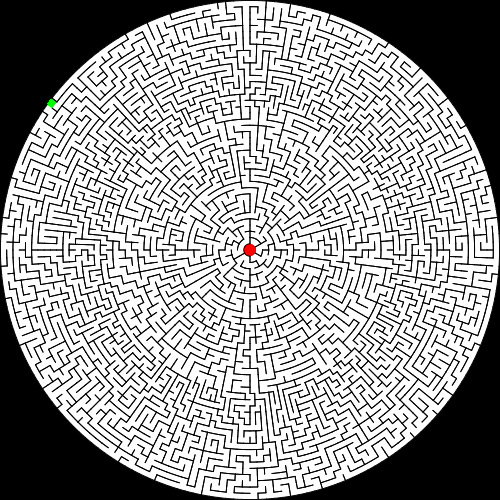
#> input picture astar_path/circle.png, 500 x 500 px
$ python yuan.py
#> lines starting #> are read from the running program, lines starting #| are printed output that depends on the picture; after the words box and inside, x2 and y2 are one past the last pixel; in counts of white or black regions, pixels touching at a corner belong together
import cv2
import numpy as np
import time
from heapq import heappush, heappop


def parse_maze_image(img_path):
    img_bgr = cv2.imread(img_path)
    if img_bgr is None:
        raise ValueError("无法读取图像，请检查路径或文件格式。")

    hsv_img = cv2.cvtColor(img_bgr, cv2.COLOR_BGR2HSV)
    h, w, _ = hsv_img.shape

    lower_red1 = np.array([0, 120, 70])
    upper_red1 = np.array([10, 255, 255])
    lower_red2 = np.array([170, 120, 70])
    upper_red2 = np.array([180, 255, 255])

    lower_green = np.array([40, 100, 70])
    upper_green = np.array([80, 255, 255])

    red_mask1 = cv2.inRange(hsv_img, lower_red1, upper_red1)
    red_mask2 = cv2.inRange(hsv_img, lower_red2, upper_red2)
    red_mask = cv2.bitwise_or(red_mask1, red_mask2)

    green_mask = cv2.inRange(hsv_img, lower_green, upper_green)

    maze = np.zeros((h, w), dtype=bool)

    start = None
    goal = None

    pass_threshold = 200

    for y in range(h):
        for x in range(w):
            if red_mask[y, x] > 0:

                if start is None:
                    start = (y, x)
                maze[y, x] = True
            elif green_mask[y, x] > 0:
                if goal is None:
                    goal = (y, x)
                maze[y, x] = True
            else:
                b, g, r = img_bgr[y, x]
                if b > pass_threshold and g > pass_threshold and r > pass_threshold:
                    maze[y, x] = True
                else:
                    maze[y, x] = False

    if start is None or goal is None:
        raise ValueError("没有检测到起点或终点，请检查红/绿色阈值或图像内容。")

    return maze, start, goal, img_bgr


def get_neighbors(maze, r, c):
    neighbors = []
    directions = [(1, 0), (-1, 0), (0, 1), (0, -1)]
    for dr, dc in directions:
        nr, nc = r + dr, c + dc
        if 0 <= nr < maze.shape[0] and 0 <= nc < maze.shape[1]:
            if maze[nr, nc]:
                neighbors.append((nr, nc))
    return neighbors


def bfs(maze, start, goal):
    from collections import deque
    visited = set()
    queue = deque()
    queue.append((start, [start]))
    visited.add(start)

    while queue:
        (r, c), path = queue.popleft()
        if (r, c) == goal:
            return path

        for nxt in get_neighbors(maze, r, c):
            if nxt not in visited:
                visited.add(nxt)
                queue.append((nxt, path + [nxt]))
    return None


def dijkstra(maze, start, goal):
    dist = {start: 0}
    visited = set()
    pq = []
    heappush(pq, (0, start, [start]))

    while pq:
        current_dist, current_node, path = heappop(pq)
        if current_node in visited:
            continue
        visited.add(current_node)

        if current_node == goal:
            return path

        for nxt in get_neighbors(maze, *current_node):
            if nxt not in visited:
                old_dist = dist.get(nxt, float('inf'))
                new_dist = current_dist + 1
                if new_dist < old_dist:
                    dist[nxt] = new_dist
                    heappush(pq, (new_dist, nxt, path + [nxt]))
    return None


def a_star(maze, start, goal):
    def heuristic(p1, p2):
        return abs(p1[0] - p2[0]) + abs(p1[1] - p2[1])

    dist = {start: 0}
    visited = set()
    pq = []  # (f, 当前节点, 路径)，其中 f = g + h
    heappush(pq, (heuristic(start, goal), start, [start]))

    while pq:
        f, current_node, path = heappop(pq)
        if current_node in visited:
            continue
        visited.add(current_node)

        if current_node == goal:
            return path

        for nxt in get_neighbors(maze, *current_node):
            if nxt not in visited:
                tentative_g = dist[current_node] + 1
                if tentative_g < dist.get(nxt, float('inf')):
                    dist[nxt] = tentative_g
                    f_nxt = tentative_g + heuristic(nxt, goal)
                    heappush(pq, (f_nxt, nxt, path + [nxt]))
    return None


def draw_path_on_image(img, path, color=(0, 0, 255), thickness=1):
    out_img = img.copy()
    for i in range(len(path) - 1):
        (r1, c1) = path[i]
        (r2, c2) = path[i + 1]
        cv2.line(out_img, (c1, r1), (c2, r2), color, thickness)
    return out_img


def main():
    maze_path = "circle.png"
    maze, start, goal, original_img = parse_maze_image(maze_path)
#> in parse_maze_image, img_bgr is the input picture: shape (500, 500, 3); mean B, G, R 159.1, 159.2, 159.2
#> in parse_maze_image, `hsv_img = cv2.cvtColor(img_bgr, cv2.COLOR_BGR2HSV)`: hsv_img: shape (500, 500, 3); mean H, S, V 0, 0.2, 159.3
#> in parse_maze_image, `red_mask1 = cv2.inRange(hsv_img, lower_red1, upper_red1)`:
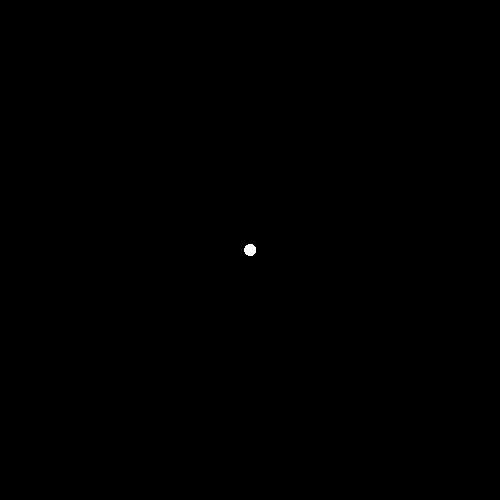
#> red_mask1: shape (500, 500); 0.05% white; 1 white region, box (x1, y1, x2, y2) and area: (244, 244, 256, 256) 116
#> in parse_maze_image, `red_mask2 = cv2.inRange(hsv_img, lower_red2, upper_red2)`: red_mask2: shape (500, 500); every value is 0
#> in parse_maze_image, `green_mask = cv2.inRange(hsv_img, lower_green, upper_green)`: green_mask: shape (500, 500); 0.02% white; 1 white region, box (x1, y1, x2, y2) and area: (47, 99, 57, 108) 54
#> after the loop in parse_maze_image, `for y in range(h):`:
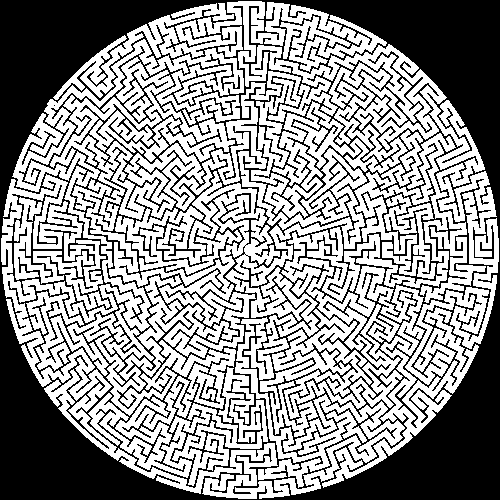
#> maze: shape (500, 500) bool; 57.5% white; 2 black regions (1 under 20 px), largest, box (x1, y1, x2, y2) and area: (0, 0, 500, 500) 106194
#> after the loop in parse_maze_image, `for y in range(h):`: goal = (99, 50); start = (244, 248)
#> start = (244, 248); goal = (99, 50)

    t0 = time.process_time()
    path_bfs = bfs(maze, start, goal)
#> after the loop in bfs, `while queue:`: visited = 124595 items
#> path_bfs = 5336 pairs, first value 99 to 494, second value 7 to 397
    t1 = time.process_time()
    bfs_time = t1 - t0

    t0 = time.process_time()
    path_dijk = dijkstra(maze, start, goal)
#> in dijkstra, `dist = {start: 0}`: dist = {(244, 248): 0}
#> the loop in dijkstra, `while pq:` made 124571 passes
#> (current_dist, current_node) on passes 22 to 24: (5, (242, 251)), (5, (243, 252)), (5, (244, 253))
#> after the loop in dijkstra, `while pq:`: dist = 124588 items; visited = 124571 items
#> path_dijk has the same summary as path_bfs
    t1 = time.process_time()
    dijk_time = t1 - t0

    t0 = time.process_time()
    path_astar = a_star(maze, start, goal)
#> in a_star, `dist = {start: 0}`: dist = {(244, 248): 0}
#> the loop in a_star, `while pq:` made 131839 passes
#> (f, current_node) on passes 9, 14, 15: (347, (246, 245)), (349, (242, 251)), (349, (241, 251))
#> after the loop in a_star, `while pq:`: dist = 117009 items; visited = 116910 items
#> path_astar has the same summary as path_bfs
    t1 = time.process_time()
    astar_time = t1 - t0

    print("BFS Time:       {:.6f}s, Path Length: {}, Color: Blue".format(bfs_time, len(path_bfs) if path_bfs else None))
#| BFS Time:       2.890125s, Path Length: 5336, Color: Blue
    print("Dijkstra Time:  {:.6f}s, Path Length: {}, Color: Green".format(dijk_time,
                                                                          len(path_dijk) if path_dijk else None))
#| Dijkstra Time:  3.390691s, Path Length: 5336, Color: Green
    print("A* Time:        {:.6f}s, Path Length: {}, Color: Red".format(astar_time,
                                                                        len(path_astar) if path_astar else None))
#| A* Time:        4.133996s, Path Length: 5336, Color: Red

    if path_bfs:
        bfs_img = draw_path_on_image(original_img, path_bfs, color=(255, 0, 0), thickness=1)  # 蓝色
#> the loop in draw_path_on_image, `for i in range(len(path) - 1):` made 5335 passes
#> (r1, c1, r2, c2) on passes 1 to 3: (244, 248, 245, 248), (245, 248, 246, 248), (246, 248, 247, 248)
#> after the loop in draw_path_on_image, `for i in range(len(path) - 1):`:
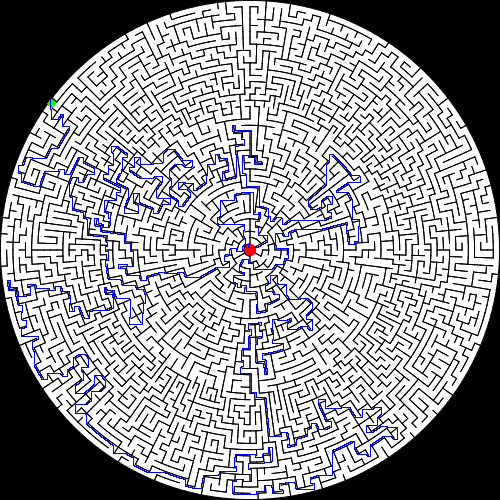
#> out_img: shape (500, 500, 3); 2.13% of pixels changed, all inside (x1, y1, x2, y2) = (7, 99, 398, 495)
        cv2.imwrite("bfs_path_circle.png", bfs_img)
    if path_dijk:
        dijk_img = draw_path_on_image(original_img, path_dijk, color=(0, 255, 0), thickness=1)  # 绿色
#> call 2 of draw_path_on_image, with color = (0, 255, 0), thickness = 1
#> after the loop in draw_path_on_image (call 2), `for i in range(len(path) - 1):`:
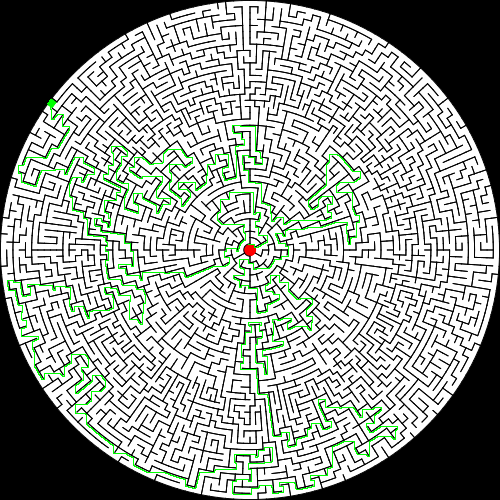
#> out_img: shape (500, 500, 3); 2.13% of pixels changed, all inside (x1, y1, x2, y2) = (7, 106, 398, 495)
        cv2.imwrite("dijkstra_path_circle.png", dijk_img)
    if path_astar:
        astar_img = draw_path_on_image(original_img, path_astar, color=(0, 0, 255), thickness=1)  # 红色
#> call 3 of draw_path_on_image, with color = (0, 0, 255), thickness = 1
#> after the loop in draw_path_on_image (call 3), `for i in range(len(path) - 1):`:
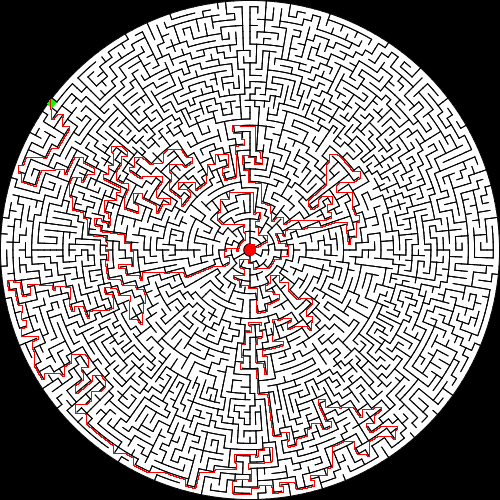
#> out_img: shape (500, 500, 3); 2.13% of pixels changed, all inside (x1, y1, x2, y2) = (7, 99, 398, 495)
        cv2.imwrite("astar_path_circle.png", astar_img)

    # [9 lines of commented-out code are left out]


if __name__ == "__main__":
    main()
